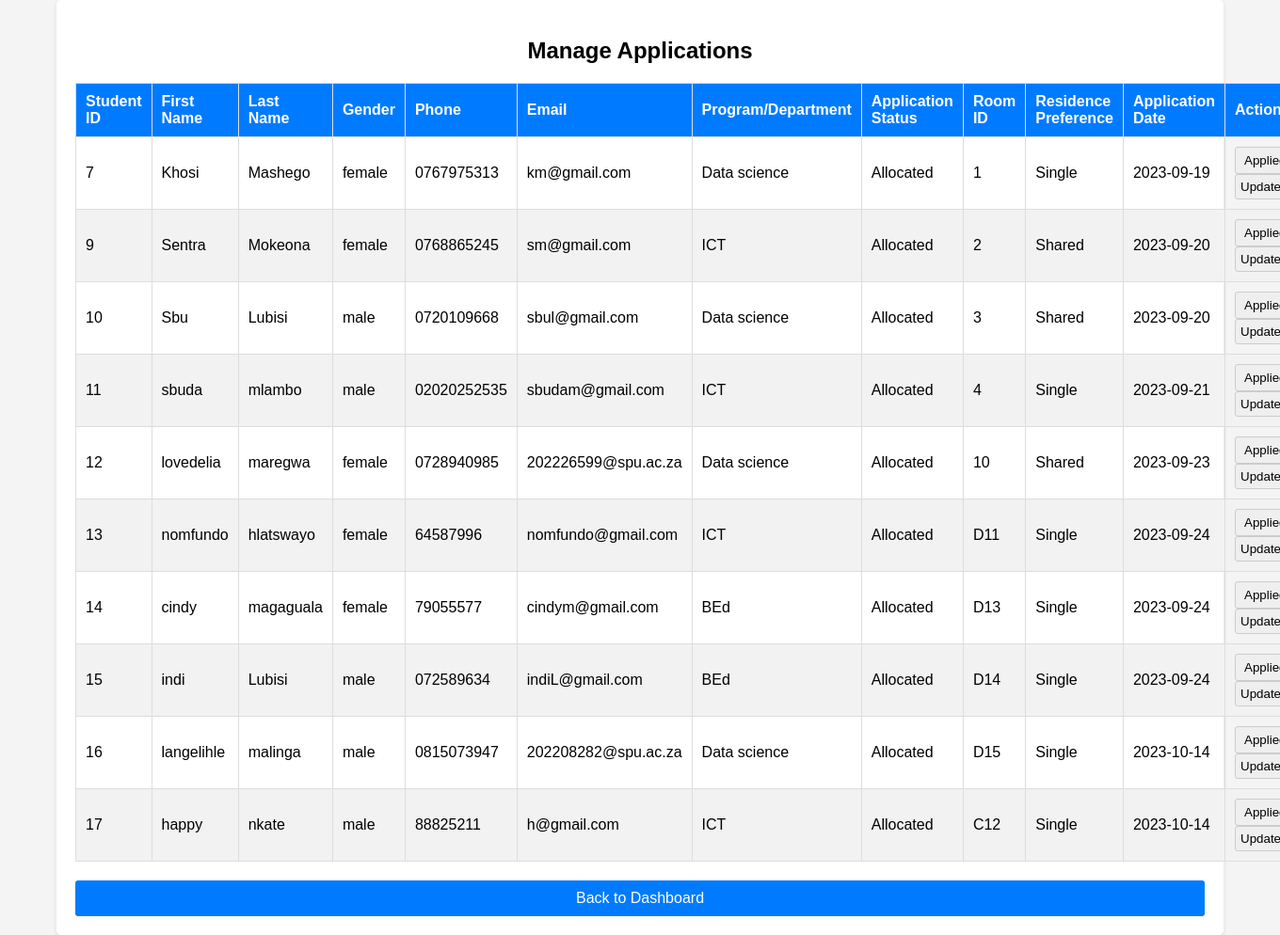
The page /manage_applications.php (signed in) on the database its author committed.
### tables this page shows
CREATE TABLE IF NOT EXISTS `student` (
  `Student_ID` int NOT NULL AUTO_INCREMENT,
  `First_Name` varchar(255) DEFAULT NULL,
  `Last_Name` varchar(255) DEFAULT NULL,
  `Gender` varchar(255) DEFAULT NULL,
  `Date_of_Birth` date DEFAULT NULL,
  `Phone` varchar(255) DEFAULT NULL,
  `Email` varchar(255) DEFAULT NULL,
  `Program_Department` varchar(255) DEFAULT NULL,
  `Current_Year_of_Study` int DEFAULT NULL,
  `Application_Status` varchar(255) DEFAULT NULL,
  `Room_ID` int DEFAULT NULL,
  `Residence_Preference` varchar(255) DEFAULT NULL,
  `Application_Date` date DEFAULT NULL,
  PRIMARY KEY (`Student_ID`),
  KEY `fk_room_allocation` (`Room_ID`)
);

CREATE TABLE IF NOT EXISTS `room` (
  `Student_ID` int DEFAULT NULL,
  `Room_ID` int NOT NULL AUTO_INCREMENT,
  `Room_Number` varchar(255) DEFAULT NULL,
  `Room_Type` varchar(255) DEFAULT NULL,
  `Room_Status` varchar(255) DEFAULT NULL,
  `Residence_ID` int DEFAULT NULL,
  PRIMARY KEY (`Room_ID`),
  KEY `Student_ID` (`Student_ID`),
  KEY `Residence` (`Residence_ID`)
);

### manage_applications.php (the view, shortened to what this page needs)
<?php
require('db.php');
function getRoomNumber($conn, $roomID)
{
    $room_query = "SELECT Room_Number FROM room WHERE Room_ID = $roomID";
    $room_result = mysqli_query($conn, $room_query);
    if ($room_result && mysqli_num_rows($room_result) > 0) {
        $room_data = mysqli_fetch_assoc($room_result);
        return $room_data['Room_Number'];
    } else {
        return "N/A";
    }
}
$sql = "SELECT * FROM student";
$result = mysqli_query($conn, $sql);
$applications = array();
if ($result) {
    while ($row = mysqli_fetch_assoc($result)) {
        $applications[] = array(
            'Student_ID' => $row['Student_ID'],
            'First_Name' => $row['First_Name'],
            'Last_Name' => $row['Last_Name'],
            'Gender' => $row['Gender'],
            'Phone' => $row['Phone'],
            'Email' => $row['Email'],
            'Program_Department' => $row['Program_Department'],
            'Application_Status' => $row['Application_Status'],
            'Room_ID' => $row['Room_ID'],
            'Residence_Preference' => $row['Residence_Preference'],
            'Application_Date' => $row['Application_Date']
        );
    }
}
?>
<!DOCTYPE html>
<html lang="en">
<head>
</head>
<body>
    <div class="container">
        <h2>Manage Applications</h2>
        <table>
            <thead>
                <tr>
                    <th>Student ID</th>
                    <th>First Name</th>
                    <th>Last Name</th>
                    <th>Gender</th>
                    <th>Phone</th>
                    <th>Email</th>
                    <th>Program/Department</th>
                    <th>Application Status</th>
                    <th>Room ID</th>
                    <th>Residence Preference</th>
                    <th>Application Date</th>
                    <th>Action</th>
                </tr>
            </thead>
            <tbody>
                <?php foreach ($applications as $application) : ?>
                    <tr>
                        <td><?php echo $application['Student_ID']; ?></td>
                        <td><?php echo $application['First_Name']; ?></td>
                        <td><?php echo $application['Last_Name']; ?></td>
                        <td><?php echo $application['Gender']; ?></td>
                        <td><?php echo $application['Phone']; ?></td>
                        <td><?php echo $application['Email']; ?></td>
                        <td><?php echo $application['Program_Department']; ?></td>
                        <td><?php echo $application['Application_Status']; ?></td>
                        <td><?php echo getRoomNumber($conn, $application['Room_ID']); ?></td>
                        <td><?php echo $application['Residence_Preference']; ?></td>
                        <td><?php echo $application['Application_Date']; ?></td>
                        <td>
                            <form method="post" action="manage_applications.php">
                                <select name="new_status">
                                    <option value="Applied">Applied</option>
                                </select>
                                <button type="submit" name="update_status">Update</button>
                            </form>
                        </td>
                    </tr>
                <?php endforeach; ?>
            </tbody>
        </table>
        <a href="admin.php">Back to Dashboard</a>
    </div>
</body>
</html>

### manage_applications.php (style rules this page uses)
body { font-family: Arial, sans-serif; background-color: #f4f4f4; margin: 0; padding: 0; }
.container { max-width: 1200px; margin: 0 auto; padding: 20px; background-color: #fff; border-radius: 5px; box-shadow: 0 2px 4px rgba(0, 0, 0, 0.1); }
h2 { text-align: center; }
table { width: 100%; border-collapse: collapse; margin-top: 20px; }
table, th, td { border: 1px solid #ddd; }
th, td { padding: 10px; text-align: left; }
th { background-color: #007BFF; color: #fff; }
tr:nth-child(even) { background-color: #f2f2f2; }
select, button { padding: 5px; border: 1px solid #ccc; border-radius: 3px; }
a { display: block; text-align: center; margin-top: 20px; text-decoration: none; background-color: #007BFF; color: #fff; padding: 10px 20px; border-radius: 3px; }

### rows shown on the page
student: Student_ID "7", First_Name "Khosi", Last_Name "Mashego", Gender "female", Phone "0767975313", Email "km@gmail.com", Program_Department "Data science", Application_Status "Allocated", Room_ID.Room_Number "1", Residence_Preference "Single", Application_Date "2023-09-19"
student: Student_ID "9", First_Name "Sentra", Last_Name "Mokeona", Gender "female", Phone "0768865245", Email "sm@gmail.com", Program_Department "ICT", Application_Status "Allocated", Room_ID.Room_Number "2", Residence_Preference "Shared", Application_Date "2023-09-20"
student: Student_ID "10", First_Name "Sbu", Last_Name "Lubisi", Gender "male", Phone "0720109668", Email "sbul@gmail.com", Program_Department "Data science", Application_Status "Allocated", Room_ID.Room_Number "3", Residence_Preference "Shared", Application_Date "2023-09-20"
student: Student_ID "11", First_Name "sbuda", Last_Name "mlambo", Gender "male", Phone "02020252535", Email "sbudam@gmail.com", Program_Department "ICT", Application_Status "Allocated", Room_ID.Room_Number "4", Residence_Preference "Single", Application_Date "2023-09-21"
student: Student_ID "12", First_Name "lovedelia", Last_Name "maregwa", Gender "female", Phone "0728940985", Email "202226599@spu.ac.za", Program_Department "Data science", Application_Status "Allocated", Room_ID.Room_Number "10", Residence_Preference "Shared", Application_Date "2023-09-23"
student: Student_ID "13", First_Name "nomfundo", Last_Name "hlatswayo", Gender "female", Phone "64587996", Email "nomfundo@gmail.com", Program_Department "ICT", Application_Status "Allocated", Room_ID.Room_Number "D11", Residence_Preference "Single", Application_Date "2023-09-24"
student: Student_ID "14", First_Name "cindy", Last_Name "magaguala", Gender "female", Phone "79055577", Email "cindym@gmail.com", Program_Department "BEd", Application_Status "Allocated", Room_ID.Room_Number "D13", Residence_Preference "Single", Application_Date "2023-09-24"
student: Student_ID "15", First_Name "indi", Last_Name "Lubisi", Gender "male", Phone "072589634", Email "indiL@gmail.com", Program_Department "BEd", Application_Status "Allocated", Room_ID.Room_Number "D14", Residence_Preference "Single", Application_Date "2023-09-24"
student: Student_ID "16", First_Name "langelihle", Last_Name "malinga", Gender "male", Phone "0815073947", Email "202208282@spu.ac.za", Program_Department "Data science", Application_Status "Allocated", Room_ID.Room_Number "D15", Residence_Preference "Single", Application_Date "2023-10-14"
student: Student_ID "17", First_Name "happy", Last_Name "nkate", Gender "male", Phone "88825211", Email "h@gmail.com", Program_Department "ICT", Application_Status "Allocated", Room_ID.Room_Number "C12", Residence_Preference "Single", Application_Date "2023-10-14"
